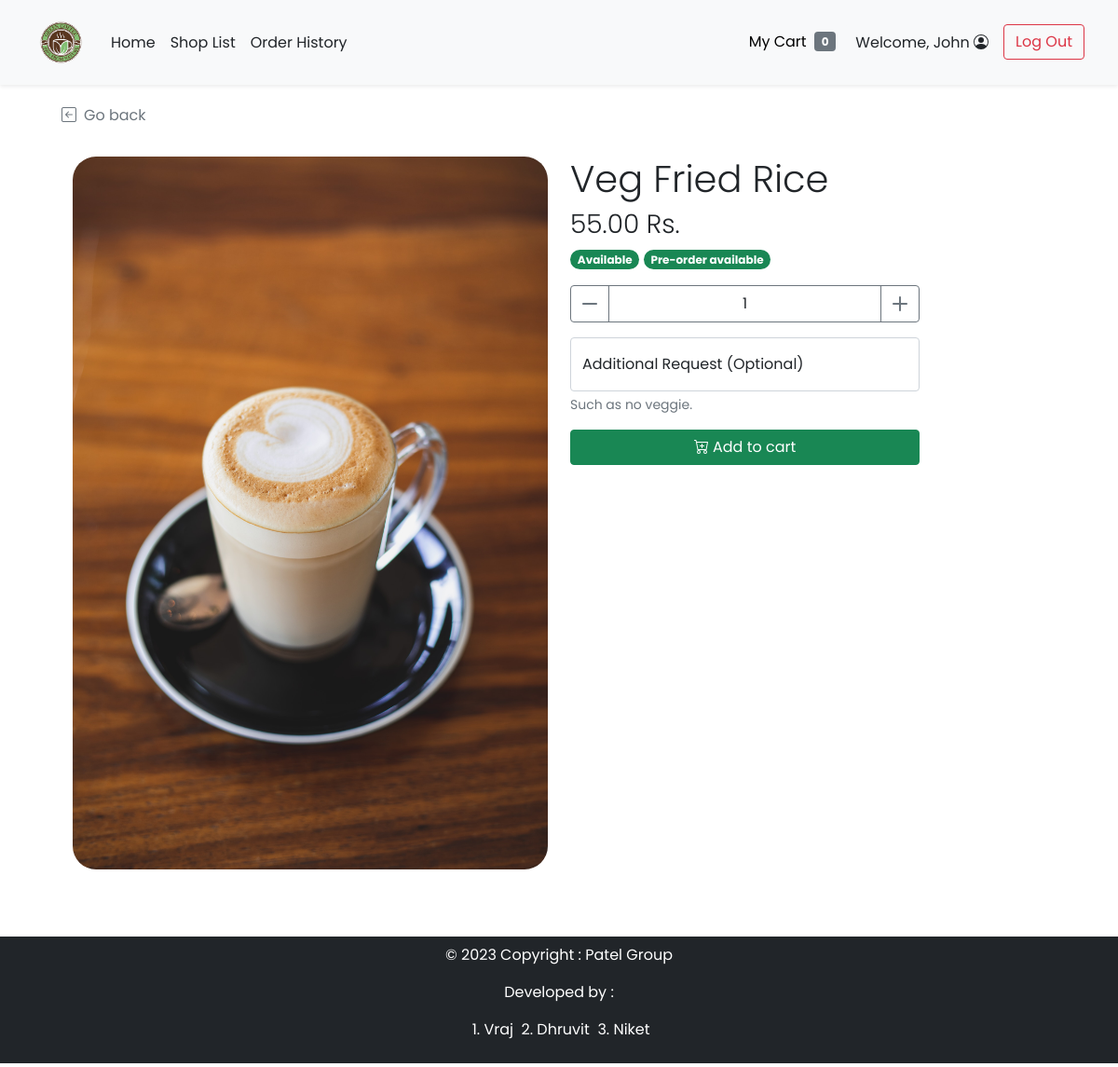
Screenshot of /food_item.php?s_id=1&f_id=2 (signed in) with the database file from the repository.
### tables this page shows
CREATE TABLE `food` (
  `f_id` int(11) NOT NULL,
  `s_id` int(11) NOT NULL,
  `f_name` varchar(100) NOT NULL,
  `f_price` decimal(6,2) NOT NULL,
  `f_todayavail` tinyint(4) NOT NULL DEFAULT 1 COMMENT 'Food is available to order or not',
  `f_preorderavail` tinyint(4) NOT NULL DEFAULT 1,
  `f_pic` text DEFAULT NULL
);

### food_item.php (the view, shortened to what this page needs)
<!DOCTYPE html>
<html lang="en">
<head>
    <?php
        include("conn_db.php");
        include('head.php');
    ?>
    <link href="css/main.css" rel="stylesheet">
    <link href="css/menu.css" rel="stylesheet">
</head>
<body class="d-flex flex-column h-100">
    <?php
        include('nav_header.php');
        $s_id = $_GET["s_id"];
        $f_id = $_GET["f_id"];
        $query = "SELECT f.*,s.s_status,s.s_preorderstatus FROM food f INNER JOIN shop s ON f.s_id = s.s_id WHERE f.s_id = {$s_id} AND f.f_id = {$f_id} LIMIT 0,1";
        $result = $mysqli -> query($query);
        $food_row = $result -> fetch_array();
    ?>
    <div class="container px-5 py-4" id="shop-body">
        <div class="row my-4">
            <a class="nav nav-item text-decoration-none text-muted mb-2" href="#" onclick="history.back();">
                <i class="bi bi-arrow-left-square me-2"></i>Go back
            </a>
        </div>
        <div class="row row-cols-1 row-cols-md-2 mb-5">
            <div class="col mb-3 mb-md-0">
                <img
                    <?php
                        if(is_null($food_row["f_pic"])){echo "src='img/default.png'";}
                        else{echo "src=\"img/{$food_row['f_pic']}\"";}
                    ?>
                    class="img-fluid rounded-25 float-start"
                    alt="<?php echo $food_row["f_name"]?>">
            </div>
            <div class="col text-wrap">
                <h1 class="fw-light"><?php echo $food_row["f_name"]?></h1>
                <h3 class="fw-light"><?php echo $food_row["f_price"]?> Rs.</h3>
                <ul class="list-unstyled mb-3 mb-md-0">
                    <li class="my-2">
                        <?php if($food_row["f_todayavail"]==1&&$food_row["s_status"]==1){ ?>
                        <span class="badge rounded-pill bg-success">Available</span>
                        <?php }else{ ?>
                        <span class="badge rounded-pill bg-danger">Out of Order</span>
                        <?php }
                            if($food_row["f_preorderavail"]==1&&$food_row["s_preorderstatus"]==1){?>
                        <span class="badge rounded-pill bg-success">Pre-order available</span>
                        <?php }else{ ?>
                        <span class="badge rounded-pill bg-danger">Pre-order Unavailable</span>
                        <?php }?>
                    </li>
                </ul>
                <div class="form-amount">
                    <form class="mt-3" method="POST" action="add_item.php">
                        <div class="input-group mb-3">
                            <button id="sub_btn" class="btn btn-outline-secondary" type="button" title="subtract amount" onclick="sub_amt('amount')">
                                <i class="bi bi-dash-lg"></i>
                            </button>
                            <input type="number" class="form-control text-center border-secondary" id="amount"
                                name="amount" value="1" min="1" max="99">
                            <button id="add_btn" class="btn btn-outline-secondary" type="button" title="add amount" onclick="add_amt('amount')">
                                <i class="bi bi-plus-lg"></i>
                            </button>
                        </div>
                        <div class="form-floating mb-3">
                            <input type="text" class="form-control" id="addrequest" name="request" placeholder=" ">
                            <label for="addrequest" class="d-inline-text">Additional Request (Optional)</label>
                            <div id="addrequest_helptext" class="form-text">
                                Such as no veggie.
                            </div>
                        </div>
                        <button class="btn btn-success w-100" type="submit" title="add to cart" name="addtocart"
                        >
                             Add to cart
                        </button>
                    </form>
                </div>
            </div>
        </div>
    </div>
    <footer class="text-center text-white">
  <div class="text-center p-2 p-2 mb-1 bg-dark text-white">
    <p class="text-white">© 2023 Copyright : Patel Group</p>
    <p class="text-white">Developed by :</p>
    <p class="text-white">&nbsp;1. Vraj
        &nbsp;2. Dhruvit
        &nbsp;3. Niket</p>
  </div>
</footer>
</body>
</html>

### css/main.css (style rules this page uses)
html { height: 100%; }
body { height: 100%; padding-top: 4rem; margin-bottom: -50px; font-family: 'Poppins', 'Noto Sans Thai', sans-serif; }
a { cursor: pointer; }
.bi { vertical-align: -.125em; fill: currentColor; }
.text-white { color: white; }
.rounded-25 { border-radius: 25px; }

### css/menu.css (style rules this page uses)
html, body { height: 100%; }
input[type=number] { -moz-appearance: textfield; }
.form-amount { max-width: 375px; }

### rows the page displays
food: f_pic (picture), f_name "Veg Fried Rice", f_price "55.00"

### other values shown
$_SESSION['firstname'] "John"
